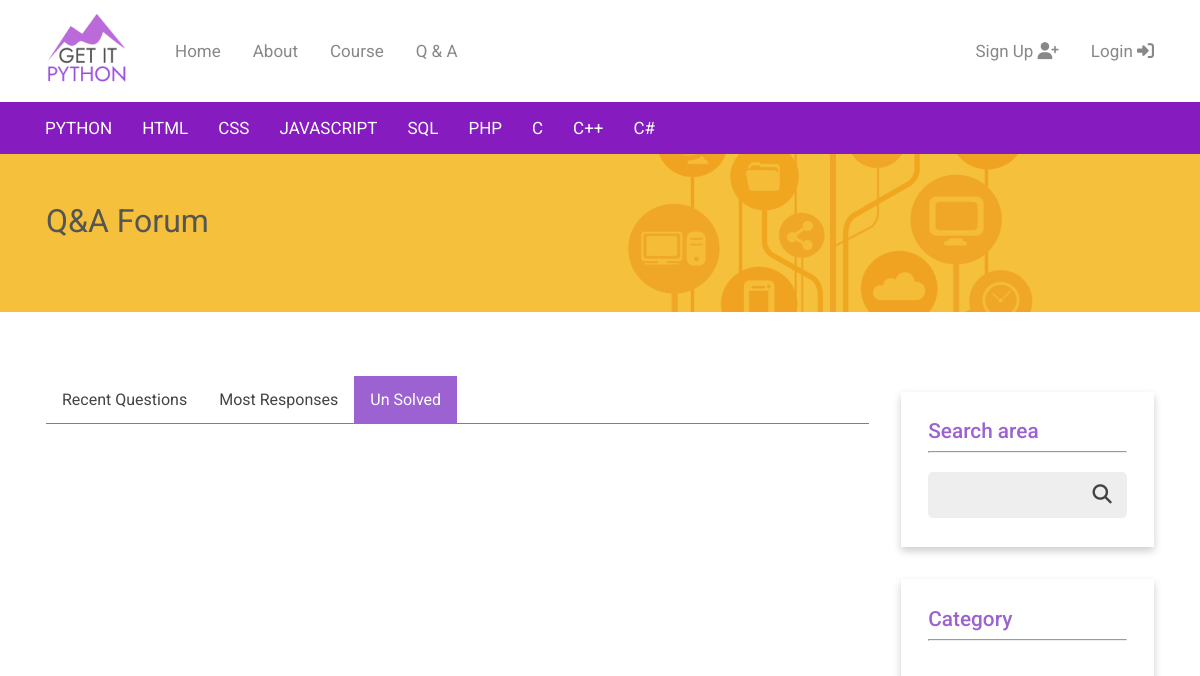
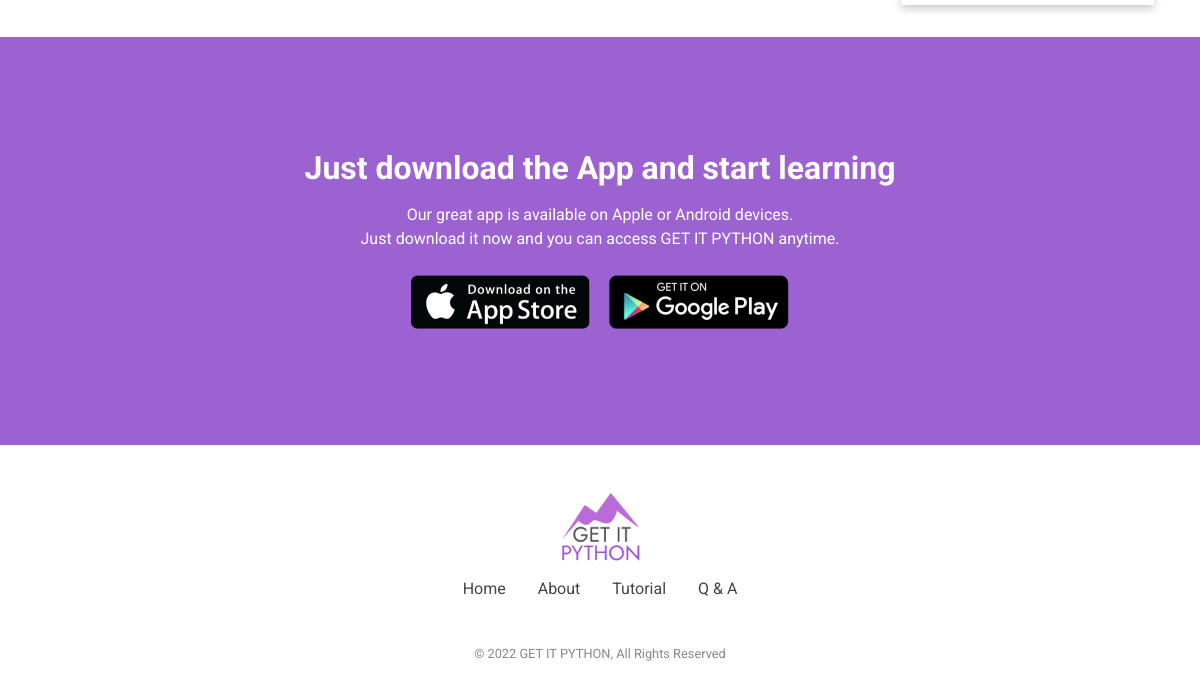
The page /forums/unsolved/ on the database as committed earlier (2 pictures, top to bottom).
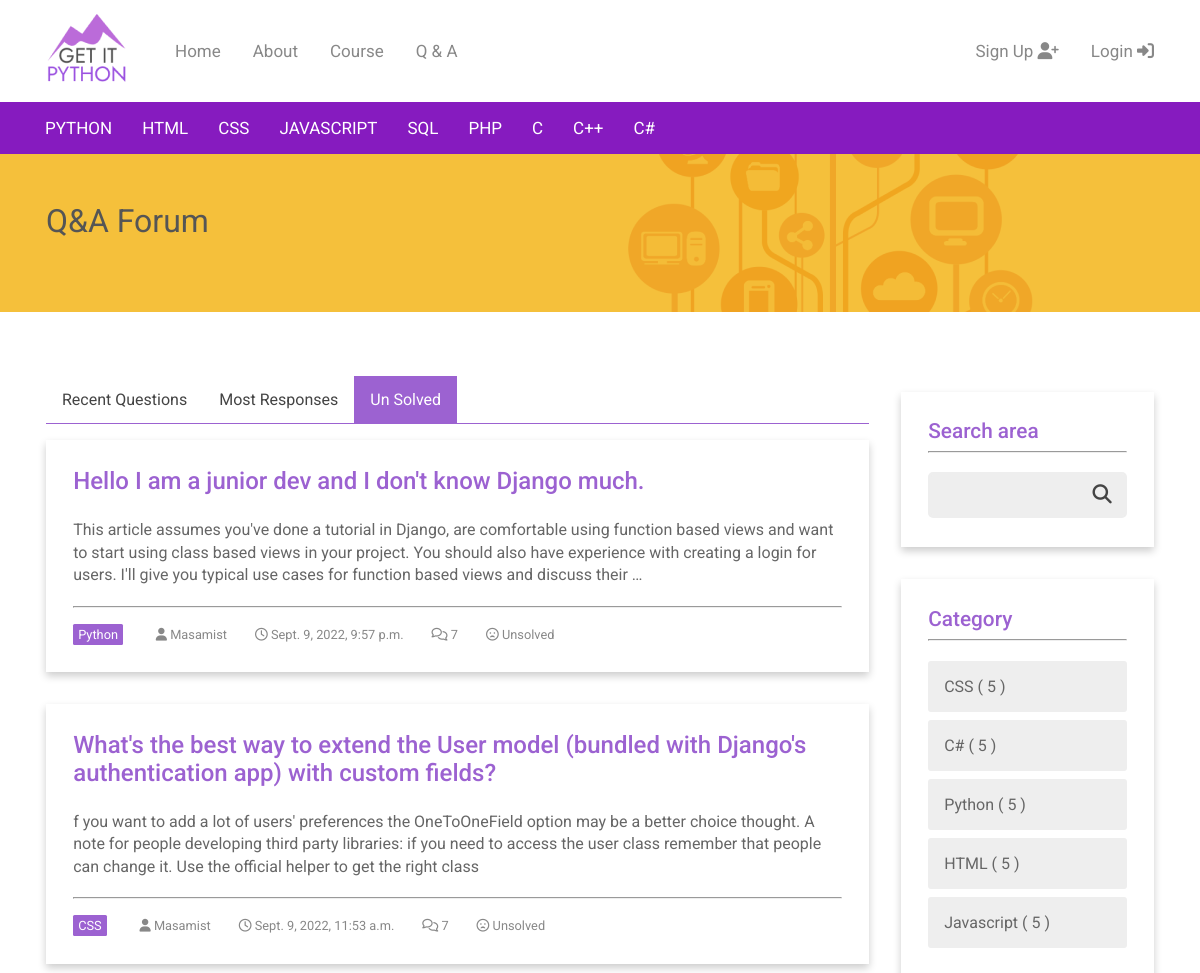
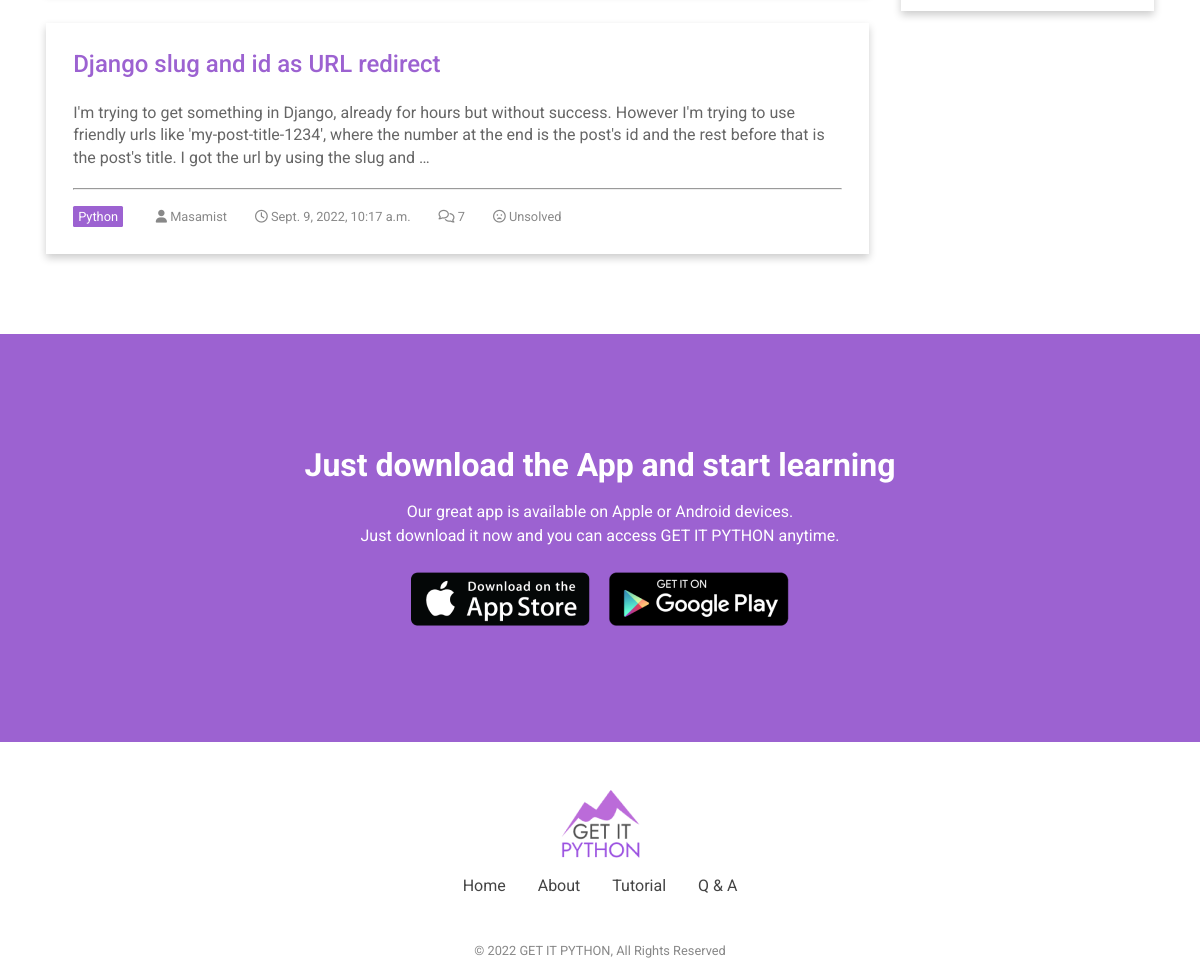
The same page on the database as committed later (2 pictures, top to bottom).
### forums/models.py (models this page shows, shortened)
class Forum(models.Model):
    title = models.CharField(max_length=255, unique=True)
    slug = models.SlugField(allow_unicode=True, unique=True)
    category = models.ForeignKey(
        Category, related_name="categories", on_delete=models.CASCADE)
    description = models.TextField(blank=True, default='')
    created_at = models.DateTimeField(auto_now=True)
    updated = models.DateTimeField(auto_now=True)
    is_closed = models.BooleanField(default=False)
    user = models.ForeignKey(User, related_name='forums',
                             on_delete=models.CASCADE)
    class Meta:
        ordering = ["-created_at"]

class Category(models.Model):
    name = models.CharField(max_length=50, unique=True)
    position = models.IntegerField(default=0)
    class Meta:
        ordering = ['position']
    def __str__(self):
        return self.name

### accounts/models.py (models this page shows)
class CustomUser(AbstractUser):
    age = models.PositiveIntegerField(null=True, blank=True)

### forums/views.py (the view)
class ListSelectedUnsolvedForums(generic.ListView):
    model = Forum
    template_name = 'forums/forum_list_selected_unsolve.html'
    def get_queryset(self):
        return Forum.objects.filter(is_closed='False')
    def get_context_data(self, **kwargs):
        context = super().get_context_data(**kwargs)
        context['category'] = Category.objects.all()
        return context

### forums/templates/forums/forum_list_selected_unsolve.html (shortened to what this page needs)
{% extends 'forums/forum_base.html' %}
{% block forum_header %}
    {% include "forums/_forum_simple_header.html" %}
{% endblock %}
{% block preforum %}
    <nav  class="forum_navbar">
        <ul>
            <li><a href="{% url 'forums:all' %}">Recent Questions</a></li>
            <li><a href="#">Most Responses</a></li>
            <li><a id="active" href="{% url 'forums:selected_unsolved' %}">Un Solved</a></li>
          </ul>
    </nav>
{% endblock %}
{% block forum_content %}
    <div>
        {% for forum in forum_list %}
        <div class="card_forum">
            <h2 class="forum_list_title">
                <a class='list' href="{% url 'forums:single' pk=forum.pk %}">{{forum.title}}</a></h2>
            <p class="form_list_text">{{forum.description|truncatewords:50}}</p>
            <hr>
            <div class="forum_list_detail">
                <span id="tag">{{forum.category}}</span>
                <span><i class="fas fa-user"></i> {{forum.user}}</span>
                <span><i class="far fa-clock"></i> {{forum.created_at}}</span>
                <span><i class="far fa-comments"></i> 7</span>
                {% if forum.is_closed == True %}
                    <span><i class="fas fa-check" style="color:green;"></i> Solved</span>
                {% else %}
                    <span><i class="far fa-frown-open"></i> Unsolved</span>
                {% endif %}
            </div>
        </div>
        {% endfor %}
    </div>
{% endblock %}
{% block category %}
<div>
    <div class="card_forum">
        {% if user.is_authenticated %}
            <h3 class="forum_cat_title">Hi {{ user.username }}!</h3>
            <hr>
            <div class="forum_cat_list_container">
                <a class="forum_user_box" href="{% url 'forums:create' %}">
                    <i class="fas fa-edit"></i> Post New Question</a>
                <a class="forum_user_box" href="{% url 'forums:selected_user' user.username %}">Your Post List</a>
                <a class="forum_user_box" href="#">Your Comment List</a>
            </div>
        {% else %}
        <h3 class="forum_cat_title">Search area</h3>
        <hr>
        <br>
        {% endif %}
        <form class="forum_search_right" action="#">
            <input type="text" name="search"><button type="submit"><i class="fa fa-search"></i></button>
        </form>
    </div>
    <div class="card_forum">
        <h3 class="forum_cat_title">Category</h3>
        <hr>
        <div class="forum_cat_list_container">
            {% for c in category %}
            <a class="forum_cat_box" href="#">{{c.name}} &#40; 5 &#41;</a>
            {% endfor %}
        </div>
{% endblock %}

### forums/templates/forums/forum_base.html (shortened to what this page needs)
{% extends 'base.html' %}
{% block content %}
    {% block forum_header %}{% endblock %}
<div class="container">
    <div class="forum_main_flex">
        <div class="forum_main_flex_contents">
            {% block preforum %}{% endblock %}
            {% block forum_content %}{% endblock %}
        </div>
        <div class="forum_main_flex_category">
            {% block category %}{% endblock %}
        </div>
    </div>
</div>
{% endblock %}

### templates/base.html (shortened to what this page needs)
{% load static %}
<!DOCTYPE html>
<html lang="en">
<head>
    <link rel="stylesheet" href="{% static '/css/main.css' %}">
    <link rel="stylesheet" href="{% static '/css/about.css' %}">
    <link rel="stylesheet" href="{% static '/css/registration.css' %}">
    <link rel="stylesheet" href="{% static '/css/courses.css' %}">
    <link rel="stylesheet" href="{% static '/css/forum.css' %}">
</head>
<body>
    <header>
        {% include "navbar.html" %}
        {% include "course_nav.html" %}
    </header>
    <main>
        {% block content %}
        {% endblock content %}
    </main>
    <footer>
        {% include "mobile_ad.html" %}
        {% include "footer.html" %}
    </footer>
</body>
</html>

### templates/navbar.html (shortened to what this page needs)
{% load static %}
<nav class="container">
    <div class="topnav" id="myTopnav">
        <a href="{% url 'home' %}">
        <image id="logo" src="{% static 'images/getitLogo.png' %}" alt="GET IT PYTHON Logo"></image>
        </a>
        <a id="menu" href="{% url 'home' %}">Home</a>
        <a id="menu" href="{% url 'about' %}">About</a>
        <a id="menu" href="{% url 'course_list' %}">Course</a>
        <a id="menu" href="{% url 'forums:all' %}">Q &amp; A</a>
        {% if user.is_authenticated %}
            <a id="right" href="{% url 'logout' %}"><div class="navbutton">Logout <i class="fas fa-sign-out-alt"></i></div></a>
            <a id="right" href="{% url 'course_list' %}"><div class="navbutton">Your Courses  <i class="fas fa-user-circle"></i></div></a>
        {% else %}
            <a id="right" href="{% url 'login' %}"><div class="navbutton">Login  <i class="fas fa-sign-in-alt"></i></div></a>
            <a id="right" href="{% url 'signup' %}"><div class="navbutton">Sign Up  <i class="fas fa-user-plus"></i></div></a>
        {% endif %}
    </div>
</nav>

### templates/course_nav.html
<div class="course_nav_container">
<nav class="container">
    <div class="course_topnav" id="myTopnav">
        <a id="c_menu" href="{% url 'course_list' %}">PYTHON</a>
        <a id="c_menu" href="#}">HTML</a>
        <a id="c_menu" href="#">CSS</a>
        <a id="c_menu" href="#">JAVASCRIPT</a>
        <a id="c_menu" href="#">SQL</a>
        <a id="c_menu" href="#">PHP</a>
        <a id="c_menu" href="#">C</a>
        <a id="c_menu" href="#">C++</a>
        <a id="c_menu" href="#">C#</a>
    </div>
</nav>
</div>

### forums/templates/forums/_forum_simple_header.html
<div class="forum_container">
    <div class="container">
        <div class="forum_header_container">
            <h1 class="forum_heading">Q&amp;A Forum</h1>
        </div>
    </div>
</div>

### templates/mobile_ad.html
{% load static %}
<section class="dl_app_container">
    <h1 class="dl_app_header">Just download the App and start learning</h1>
    <p class="dl_app_p">Our great app is available on Apple or Android devices.<br>
        Just download it now and you can access GET IT PYTHON anytime.</p>
    <img src="{% static 'images/app-store-logo.png' %}" alt="Apple App Store">
    <img src="{% static 'images/google-play-badge.png' %}" alt="Google Play Store">
</section>

### templates/footer.html
{% load static %}
<div class="container">
    <div class="footer_items">
        <image src="{% static 'images/getitLogo.png' %}" alt="GET IT PYTHON Logo" />
    </div>
    <div class="footer_nav">
        <div><a class="p_right" href="#">Home</a></div>
        <div><a class="p_right" href="#">About</a></div>
        <div><a class="p_right" href="#">Tutorial</a></div>
        <div><a class="p_right" href="#">Q &amp; A</a></div>
    </div>
    <div class="footer_items">
        <p class="copy_right">© 2022 GET IT PYTHON, All Rights Reserved</p>
    </div>
</div>

### static/css/main.css (style rules this page uses)
* { margin: 0; padding: 0; box-sizing: border-box; }
body { font-family: Roboto, Arial, Helvetica, sans-serif; }
h3 { font-size: 35px; }
a { text-decoration: none; }
li { list-style: none; }
.container { padding-right: 15px; padding-left: 15px; margin-right: auto; margin-left: auto; }
button { border: none; border-radius: .3rem; transition-duration: 0.3s; }
nav { padding: 0; }
.topnav { overflow: hidden; background-color: #FFFFFF; }
.topnav a { float: left; display: block; color: #888888; text-align: center; padding: 14px 16px; text-decoration: none; font-size: 17px; }
#logo { padding-right: 1rem; }
#menu { margin-top: 1.7rem; }
#right { float: right; margin-top: 1.7rem; }
.course_nav_container { background-color: #861bbf; margin: 0; }
.course_topnav { overflow: hidden; }
.course_topnav a { float: left; display: block; color: #FFFFFF; text-align: center; padding: 0 15px; text-decoration: none; font-size: 17px; }
#c_menu { margin: 1rem 0; }
.dl_app_container { width: 100%; margin: 0; padding: 7rem 1rem; text-align: center; background-color: #9C62D1; }
.dl_app_header { color: #ffffff; font-size: 2rem; padding-bottom: 1rem; }
.dl_app_p { color: #ffffff; padding-bottom: 1.5rem; line-height: 1.5rem; }
.dl_app_container img { padding-right: .5rem; padding-left: .5rem; }
.footer_items { display: flex; justify-content: center; margin-top: 2REM; padding: 1rem; }
.footer_nav { display: flex; flex-direction: row; justify-content: center; }
.p_right { color: #444444; margin-right: 1rem; margin-left: 1rem; }
.copy_right { font-size: 0.8rem; color: #888888; }
@media (min-width: 768px) { .container { width: 750px; } }
@media (min-width: 992px) { .container { width: 970px; } }
@media (min-width: 1200px) { .container { width: 1170px; } }

### static/css/forum.css (style rules this page uses)
.forum_container { margin-bottom: 4rem; padding: 1rem 0 0 0; background-image: url("/static/images/forum_background.png"); background-repeat: no-repeat; background-position: center; background-color: #F5C03B; }
.forum_header_container { padding: 2rem 1rem 3.5rem 1rem; height: auto; }
.forum_heading { color: #555555; font-family: Roboto, Arial, Helvetica, sans-serif; font-weight: 400; font-size: 2rem; margin-bottom: 1rem; }
.card_forum { box-shadow: 0 4px 8px 0 rgba(0, 0, 0, 0.2); transition: 0.3s; margin: 1rem 1rem 2rem 1rem; padding: 1.7rem; }
.forum_navbar ul { list-style-type: none; margin: 0 1rem; padding: 0; overflow: hidden; background-color: #ffffff; border-bottom: 1px solid #9C62D1; }
.forum_navbar li { float: left; }
.forum_navbar li a { display: block; color: #444444; text-align: center; padding: 14px 16px; text-decoration: none; }
#active { background-color: #9C62D1; color: #ffffff; }
.forum_main_flex { display: flex; flex-direction: row; }
.forum_main_flex_contents { width: 75%; padding-bottom: 3rem; }
.forum_main_flex_category { width: 25%; }
.forum_list_title { font-family: Roboto, Arial, Helvetica, sans-serif; font-weight: 500; font-size: 1.5rem; padding-bottom: 1.5rem; color: #666666; }
.forum_list_title a { color: #9C62D1; }
.form_list_text { color: #666666; padding-bottom: 1.2rem; line-height: 1.4rem; }
.forum_list_detail { margin-top: 1rem; }
.forum_list_detail span { font-size: .8rem; color: #888888; padding-right: 1.5rem; }
#tag { display: inline-block; padding: 3px 5px; margin-right: 1.8rem; background-color: #9C62D1; color: #ffffff; border-radius: 1.5px; }
.forum_cat_title { font-family: Roboto, Arial, Helvetica, sans-serif; font-weight: 500; font-size: 1.3rem; padding-bottom: .5rem; color: #9C62D1; }
.forum_cat_list_container { padding-top: .8rem; }
.forum_cat_box { display: block; background-color: #eeeeee; margin: .5rem 0; padding: 1rem; border-radius: 3px; color: #666666; }
.forum_search_right { display: block; padding-bottom: 3rem; ; }
form.forum_search_right input[type=text] { padding: 10px; font-size: 17px; border: 3px solid #eeeeee; border-radius: 5px 0px 0px 5px; float: left; width: 75%; background: #eeeeee; margin-bottom: 5rem; }
form.forum_search_right button { float: left; width: 25%; padding: 10px; background: #eeeeee; color: #444444; font-size: 1.2rem; border: 2px solid #eeeeee; cursor: pointer; border-radius: 0 5px 5px 0; display: block; }

Rows that differ between the two databases and show on the page:
added Forum: title "Hello I am a junior dev and I don't know Django much.", description "This article assumes you've done a tutorial in Django, are comfortable using function based views and want to start using class based views in your project. You should also have experience with creating a login for users. I'll give you typical use cases for function based views and discuss their …", category "Python", user "Masamist", created_at "Sept. 9, 2022, 9:57 p.m.", is_closed False (drawn)
added Forum: title "What's the best way to extend the User model (bundled with Django's authentication app) with custom fields?", description "f you want to add a lot of users' preferences the OneToOneField option may be a better choice thought. A note for people developing third party libraries: if you need to access the user class remember that people can change it. Use the official helper to get the right class", category "CSS", user "Masamist", created_at "Sept. 9, 2022, 11:53 a.m.", is_closed False (drawn)
added Forum: title "Django slug and id as URL redirect", description "I'm trying to get something in Django, already for hours but without success. However I'm trying to use friendly urls like 'my-post-title-1234', where the number at the end is the post's id and the rest before that is the post's title. I got the url by using the slug and …", category "Python", user "Masamist", created_at "Sept. 9, 2022, 10:17 a.m.", is_closed False (drawn)
added Category: name "CSS"
added Category: name "C#"
added Category: name "Python"
added Category: name "HTML"
added Category: name "Javascript"
